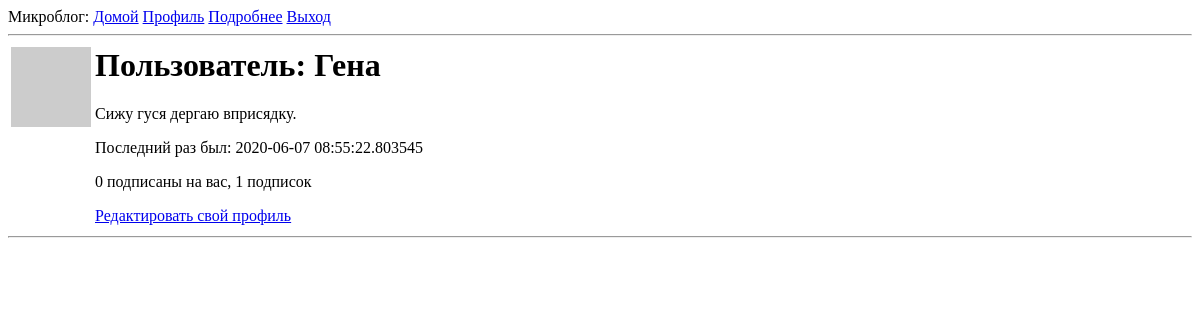
/user/Гена (signed in), run on an earlier commit of the app's database.
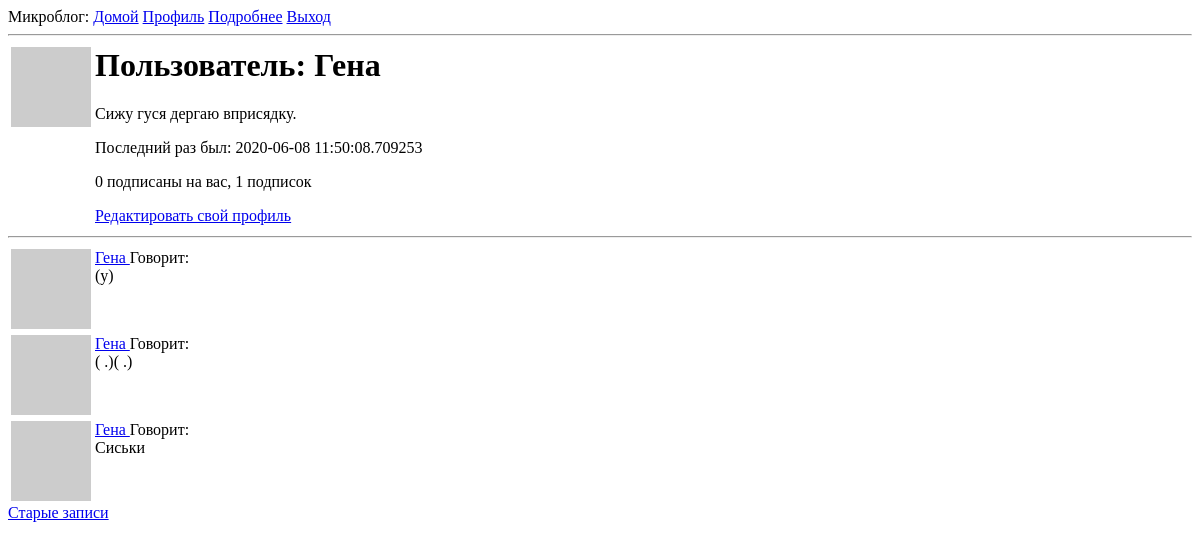
And on a later commit of the database.
### app/models.py (models this page shows, shortened)
class User(UserMixin, db.Model):
    id=db.Column(db.Integer, primary_key=True)
    username=db.Column(db.String(64), index=True, unique=True)
    email=db.Column(db.String(120), index=True, unique=True)
    password_hash=db.Column(db.String(128))
    posts=db.relationship('Post',backref='author',lazy='dynamic')
    about_me=db.Column(db.String(140))
    last_seen=db.Column(db.DateTime, default=datetime.utcnow)
    followed=db.relationship(
        'User', secondary=followers,
        primaryjoin=(followers.c.follower_id == id),
        secondaryjoin=(followers.c.followed_id == id),
        backref=db.backref('followers', lazy='dynamic'), lazy='dynamic'
    )
    def avatar(self, size):
        digest = md5(self.email.lower().encode('utf-8')).hexdigest()
        return 'https://gravatar.com/avatar/{}?d=identicon&s={}'.format(
            digest, size)
    def followed_posts(self):
        followed = Post.query.join(
            followers, (followers.c.followed_id == Post.user_id)).filter(followers.c.follower_id == self.id)
        own=Post.query.filter_by(user_id=self.id)
        return followed.union(own).order_by(Post.timestamp.desc())

class Post(db.Model):
    id = db.Column(db.Integer, primary_key=True)
    body= db.Column(db.String(140))
    timestamp = db.Column(db.DateTime,index=True,default=datetime.utcnow)
    user_id=db.Column(db.Integer, db.ForeignKey('user.id'))

### app/routes.py (the view)
@app.route('/user/<username>')
@login_required
def user(username):
    user=User.query.filter_by(username=username).first_or_404()
    page = request.args.get('page', 1, type=int)
    posts = current_user.followed_posts().paginate(
        page, app.config['POSTS_PER_PAGE'], False)
    next_url=url_for('user', username=user.username,
                     page=posts.next_num) \
        if posts.has_next else None
    prev_url = url_for('user', username=user.username,
                       page=posts.prev_num) \
        if posts.has_prev else None
    return render_template('user.html', user=user, posts=posts.items,
                           next_url=next_url, prev_url=prev_url)

### app/models.py (called while the page is built)
@login.user_loader
def load_user(id):
    return User.query.get(int(id))

### app/routes.py (called while the page is built)
@app.before_request
def before_request():
    if current_user.is_authenticated:
        current_user.last_seen=datetime.utcnow()
        db.session.commit()

### app/templates/user.html (shortened to what this page needs)
{% extends "base.html" %}
{% block content %}
    <table>
        <tr valign="top">
            <td><img src="{{ user.avatar(128) }}"></td>
            <td>
                <h1>Пользователь: {{ user.username }}</h1>
                {% if user.about_me %}<p>{{ user.about_me }}</p>
                {% endif %}
                {% if user.last_seen %}<p>Последний раз был: {{ user.last_seen }}</p>
                {% endif %}
                 <p>{{ user.followers.count() }} подписаны на вас, {{ user.followed.count() }} подписок</p>
                {% if user == current_user %}
                <p><a href="{{ url_for('edit_profile') }}">Редактировать свой профиль</a> </p>
                {% elif not current_user.is_following(user) %}
                <p><a href="{{ url_for('follow', username=user.username) }}">Подписаться</a> </p>
                {% else %}
                <p><a href="{{ url_for('unfollow', username=user.username) }}">Отписаться</a> </p>
                {% endif %}
            </td>
        </tr>
    </table>
    <hr>
    {% for post in posts %}
        {% include '_post.html' %}
    {% endfor %}
    {% if next_url %}
    <a href="{{ next_url }}">Старые записи</a>
    {% endif %}
{% endblock %}

### app/templates/_post.html
<table>
    <tr valign="top">
        <td><img src="{{ post.author.avatar(36) }}"></td>
        <td>
            <a href="{{ url_for('user', username=post.author.username) }}">
                {{ post.author.username }}
            </a>
            Говорит:<br>{{ post.body }}
        </td>
    </tr>
</table>

What changed in the data, as far as the page shows it:
changed User "Гена": last_seen "2020-06-07 08:55:22.803545" → "2020-06-08 11:50:08.709253"
added Post: author.username "Гена", body "(y)"
added Post: author.username "Гена", body "( .)( .)"
added Post: author.username "Гена", body "Сиськи"
Also different on the page:
text now shown: "Старые записи"
